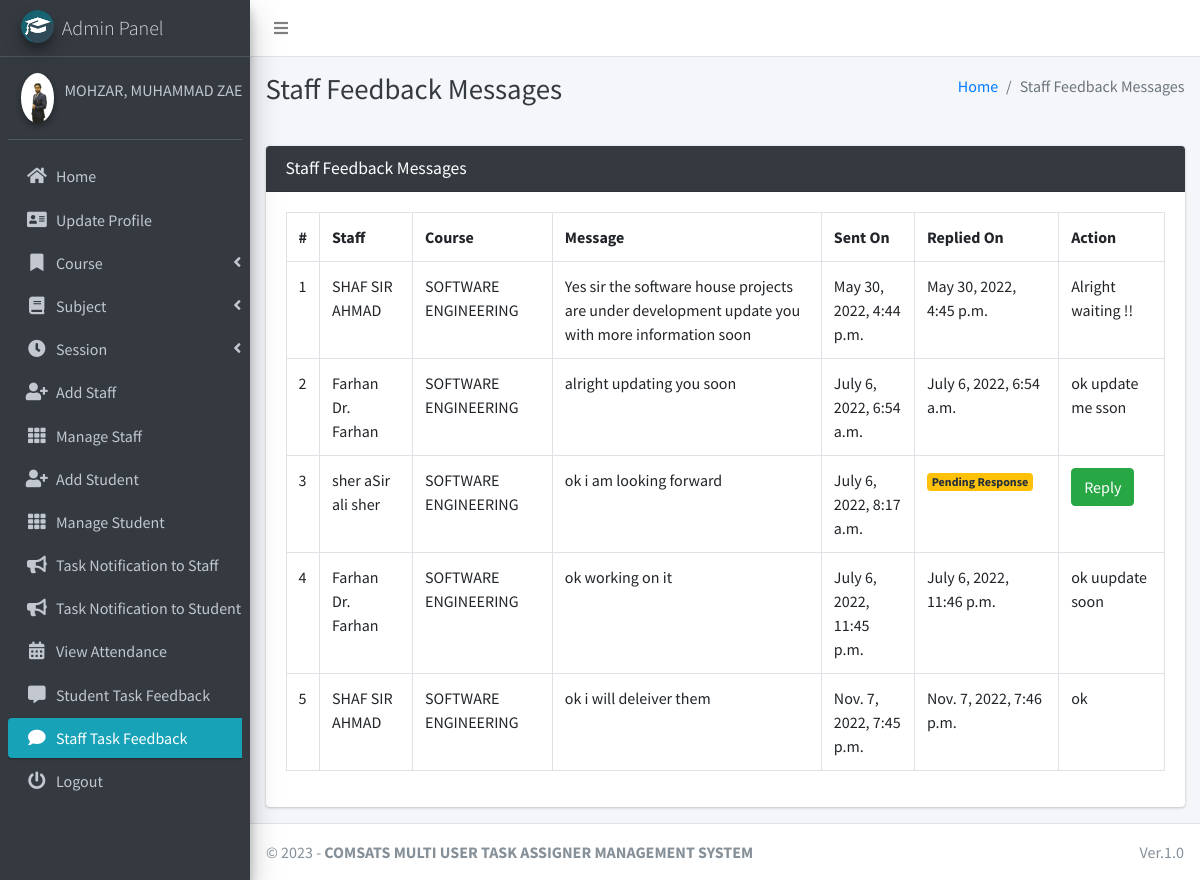
The page /staff/view/feedback/ (signed in) on the database its author committed.
### main_app/models.py (models this page shows)
class CustomUser(AbstractUser):
    USER_TYPE = ((1, "HOD"), (2, "Staff"), (3, "Student"))
    GENDER = [("M", "Male"), ("F", "Female")]
    username = None  # Removed username, using email instead
    email = models.EmailField(unique=True)
    user_type = models.CharField(default=1, choices=USER_TYPE, max_length=1)
    gender = models.CharField(max_length=1, choices=GENDER)
    profile_pic = models.ImageField()
    address = models.TextField()
    fcm_token = models.TextField(default="")  # For firebase notifications
    created_at = models.DateTimeField(auto_now_add=True)
    updated_at = models.DateTimeField(auto_now=True)
    USERNAME_FIELD = "email"
    REQUIRED_FIELDS = []
    objects = CustomUserManager()
    def __str__(self):
        return self.last_name + ", " + self.first_name

class FeedbackStaff(models.Model):
    staff = models.ForeignKey(Staff, on_delete=models.CASCADE)
    feedback = models.TextField()
    reply = models.TextField()
    created_at = models.DateTimeField(auto_now_add=True)
    updated_at = models.DateTimeField(auto_now=True)

class Staff(models.Model):
    course = models.ForeignKey(Course, on_delete=models.DO_NOTHING, null=True, blank=False)
    admin = models.OneToOneField(CustomUser, on_delete=models.CASCADE)
    def __str__(self):
        return self.admin.last_name + " " + self.admin.first_name

class Course(models.Model):
    name = models.CharField(max_length=120)
    created_at = models.DateTimeField(auto_now_add=True)
    updated_at = models.DateTimeField(auto_now=True)
    def __str__(self):
        return self.name

### main_app/hod_views.py (the view, shortened to what this page needs)
# urls.py: path("staff/view/feedback/", hod_views.staff_feedback_message,
@csrf_exempt
def staff_feedback_message(request):
    if request.method != 'POST':
        feedbacks = FeedbackStaff.objects.all()
        context = {
            'feedbacks': feedbacks,
            'page_title': 'Staff Feedback Messages'
        }
        return render(request, 'hod_template/staff_feedback_template.html', context)

### main_app/templates/hod_template/staff_feedback_template.html (shortened to what this page needs)
{% extends 'main_app/base.html' %}
{% load static %}
{% block page_title %}{{page_title}}{% endblock page_title %}
{% block content %}
<section class="content">
    <div class="container-fluid">
        <div class="row">
            <div class="col-md-12">
                <div class="card card-dark">
                    <div class="card-header">
                        <h3 class="card-title">{{page_title}}</h3>
                    </div>
                    <div class="table card-body">
                        <table class="table table-bordered table-hover">
                            <tr>
                                <th>#</th>
                                <th>Staff</th>
                                <th>Course</th>
                                <th>Message</th>
                                <th>Sent On</th>
                                <th>Replied On</th>
                                <th>Action</th>
                            </tr>
                            {% for feedback in  feedbacks %}
                              <tr>
                                  <td>{{forloop.counter}}</td>
                                  <td>{{feedback.staff}}</td>
                                  <td>{{feedback.staff.course}}</td>
                                  <td>{{feedback.feedback}}</td>
                                    {% if feedback.reply == "" %}
                                    <td>{{feedback.created_at}}</td>
                                    <td><span  class='badge badge-warning'>Pending Response</span></td>
                                         <td> <button data-toggle = "modal" data-target = "#reply_modal" value="{{feedback.id}}" class="btn btn-success reply_open_modal">Reply</button>
                                        {% else %}
                                        <td>{{feedback.created_at}}</td>
                                        <td>{{feedback.updated_at}}</td>
                                          <td>{{feedback.reply}}</td>
                                    {% endif %}
                                  </td>
                              </tr>
                            {% endfor %}
                        </table>
                    </div>
                    </div>
            </div>
        </div>
    </div>
</section>
{% endblock content %}

### main_app/templates/main_app/sidebar_template.html (shortened to what this page needs)
{% load static %}
<aside class="main-sidebar sidebar-dark-info elevation-4">
    {% if request.user.user_type == '1' %}
    <a href="{% url 'admin_home' %}" class="brand-link">
        <img src="{% static 'dist/img/cmsl.png' %} " alt="Admin Logo"
            class="brand-image img-circle elevation-3" >
        <span class="brand-text font-weight-light">Admin Panel</span>
    </a>
    <div class="sidebar">
        <div class="user-panel mt-3 pb-3 mb-3 d-flex">
            <div class="image">
                <img src="{{ request.user.profile_pic}}" class="img-circle elevation-2" alt="User Image">
            </div>
            <div class="info">
                <a href="#" class="d-block">{{user}}</a>
            </div>
        </div>
        <nav class="mt-2">
            <ul class="nav nav-pills nav-sidebar flex-column" data-widget="treeview" role="menu" data-accordion="false">
                <li class="nav-item">
                    {% url 'admin_home' as admin_home %}
                    <a href="{{admin_home}}" class="nav-link {% if admin_home == request.path %} active {% endif %}">
                        <i class="nav-icon fas fa-home"></i>
                        <p>
                            Home
                        </p>
                    </a>
                </li>
                <li class="nav-item">
                    {% url 'admin_view_profile' as admin_view_profile %}
                    <a href="{{admin_view_profile}}"
                        class="nav-link {% if admin_view_profile == request.path %} active {% endif %}">
                        <i class="nav-icon fas fa-address-card"></i>
                        <p>
                            Update Profile
                        </p>
                    </a>
                </li>
                <li class="nav-item has-treeview">
                    <a href="#" class="nav-link">
                        <i class="nav-icon fas fa-bookmark"></i>
                        <p>
                            Course
                            <i class="fas fa-angle-left right"></i>
                        </p>
                    </a>
                </li>
                <li class="nav-item has-treeview">
                    <a href="#" class="nav-link">
                        <i class="nav-icon fas fa-book"></i>
                        <p>
                            Subject
                            <i class="fas fa-angle-left right"></i>
                        </p>
                    </a>
                </li>
                <li class="nav-item has-treeview">
                    <a href="#" class="nav-link">
                        <i class="nav-icon fas fa-clock"></i>
                        <p>
                            Session
                            <i class="fas fa-angle-left right"></i>
                        </p>
                    </a>
                </li>
                <li class="nav-item">
                    {% url 'add_staff' as add_staff %}
                    <a href="{{add_staff}}" class="nav-link {% if add_staff == request.path %} active {% endif %}">
                        <i class="nav-icon fas fa-user-plus"></i>
                        <p>
                            Add Staff
                        </p>
                    </a>
                </li>
                <li class="nav-item">
                    {% url 'manage_staff' as manage_staff %}
                    {% url 'edit_staff' staff_id as edit_staff %}
                    <a href="{{manage_staff}}"
                        class="nav-link {% if manage_staff == request.path or request.path == edit_staff %} active {% endif %}">
                        <i class="nav-icon fas fa-th"></i>
                        <p>
                            Manage Staff
                        </p>
                    </a>
                </li>
                <li class="nav-item">
                    {% url 'add_student' as add_student%}
                    <a href="{{add_student}}" class="nav-link  {% if add_student == request.path %} active {% endif %}">
                        <i class="nav-icon fas fa-user-plus"></i>
                        <p>
                            Add Student
                        </p>
                    </a>
                </li>
                <li class="nav-item">
                    {% url 'manage_student' as manage_student %}
                    {% url 'edit_student' student_id as edit_student %}
                    <a href="{{manage_student}}"
                        class="nav-link  {% if edit_student == request.path or manage_student == request.path %} active {% endif %}">
                        <i class="nav-icon fas fa-th"></i>
                        <p>
                            Manage Student
                        </p>
                    </a>
                </li>
                <li class="nav-item">
                    {% url 'admin_notify_staff' as admin_notify_staff %}
                    <a href="{{admin_notify_staff}}"
                        class="nav-link {% if admin_notify_staff == request.path %} active {% endif %}">
                        <i class="nav-icon fas fa-bullhorn"></i>
                        <p>
                           Task Notification to Staff
                        </p>
                    </a>
                </li>
                <li class="nav-item">
                    {% url 'admin_notify_student' as admin_notify_student %}
                    <a href="{{admin_notify_student}}"
                        class="nav-link {% if admin_notify_student == request.path %} active {% endif %}">
                        <i class="nav-icon fas fa-bullhorn"></i>
                        <p>
                            Task Notification to Student
                        </p>
                    </a>
                </li>
                <li class="nav-item">
                    {% url 'admin_view_attendance' as admin_view_attendance %}
                <li class="nav-item">
                    <a href="{{admin_view_attendance}}"
                        class="nav-link  {% if admin_view_attendance == request.path %} active {% endif %}">
                        <i class="nav-icon fas fa-calendar-alt"></i>
                        <p>
                            View Attendance
                        </p>
                    </a>
                </li>
                <li class="nav-item">
                    {% url 'student_feedback_message' as student_feedback_message %}
                    <a href="{{ student_feedback_message }}"
                        class="nav-link  {% if student_feedback_message == request.path %} active {% endif %}">
                        <i class="nav-icon fas fa-comment-alt"></i>
                        <p>
                            Student Task Feedback
                        </p>
                    </a>
                </li>
                <li class="nav-item">
                    {% url 'staff_feedback_message' as staff_feedback_message %}
                    <a href="{{staff_feedback_message}}"
                        class="nav-link   {% if staff_feedback_message == request.path %} active {% endif %}">
                        <i class="nav-icon fas fa-comment"></i>
                        <p>
                            Staff Task Feedback
                        </p>
                    </a>
                </li>
                                        {% endif %}
                                        <li class="nav-item">
                                            <a href="{% url 'user_logout' %}"
                                                onclick="return confirm('Your session would be terminated.\n\nProceed?')"
                                                class="nav-link">
                                                <i class="nav-icon fas fa-power-off"></i>
                                                <p>
                                                    Logout
                                                </p>
                                            </a>
                                        </li>
                                    </ul>
                                </nav>
                            </div>
</aside>

### rows shown on the page
CustomUser: user.profile_pic (picture), last_name+first_name "MOHZAR, MUHAMMAD…"
FeedbackStaff: staff "SHAF SIR AHMAD", staff.course "SOFTWARE ENGINEERING", feedback "Yes sir the software house projects are under development update you with more information soon", created_at "May 30, 2022, 4:44 p.m.", updated_at "May 30, 2022, 4:45 p.m.", reply "Alright waiting !!"
FeedbackStaff: staff "Farhan Dr. Farhan", staff.course "SOFTWARE ENGINEERING", feedback "alright updating you soon", created_at "July 6, 2022, 6:54 a.m.", updated_at "July 6, 2022, 6:54 a.m.", reply "ok update me sson"
FeedbackStaff: staff "sher aSir ali sher", staff.course "SOFTWARE ENGINEERING", feedback "ok i am looking forward", created_at "July 6, 2022, 8:17 a.m."
FeedbackStaff: staff "Farhan Dr. Farhan", staff.course "SOFTWARE ENGINEERING", feedback "ok working on it", created_at "July 6, 2022, 11:45 p.m.", updated_at "July 6, 2022, 11:46 p.m.", reply "ok uupdate soon"
FeedbackStaff: staff "SHAF SIR AHMAD", staff.course "SOFTWARE ENGINEERING", feedback "ok i will deleiver them", created_at "Nov. 7, 2022, 7:45 p.m.", updated_at "Nov. 7, 2022, 7:46 p.m.", reply "ok"

### other values the page prints
{{ page_title }} "Staff Feedback Messages"
